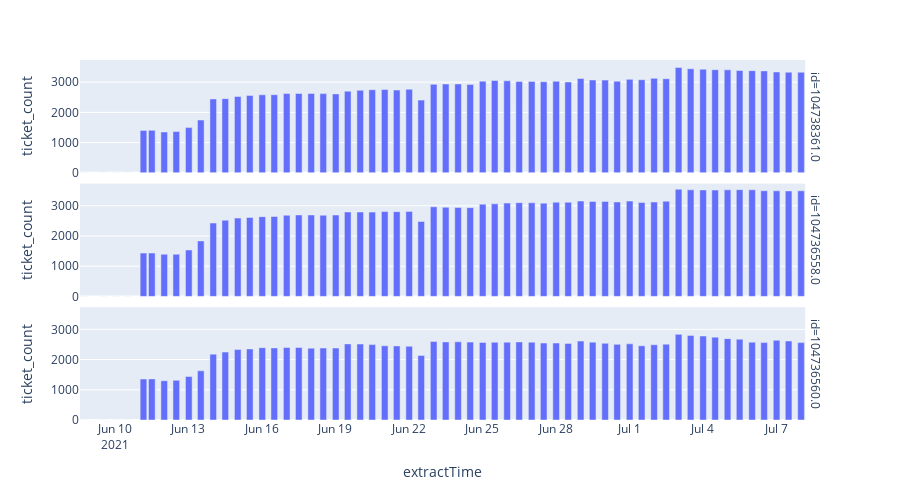

The notebook cell this image was saved under:
### Code cell
px.bar(possible_gms, x = "extractTime", y = "ticket_count", facet_row= "id", height= 500)
